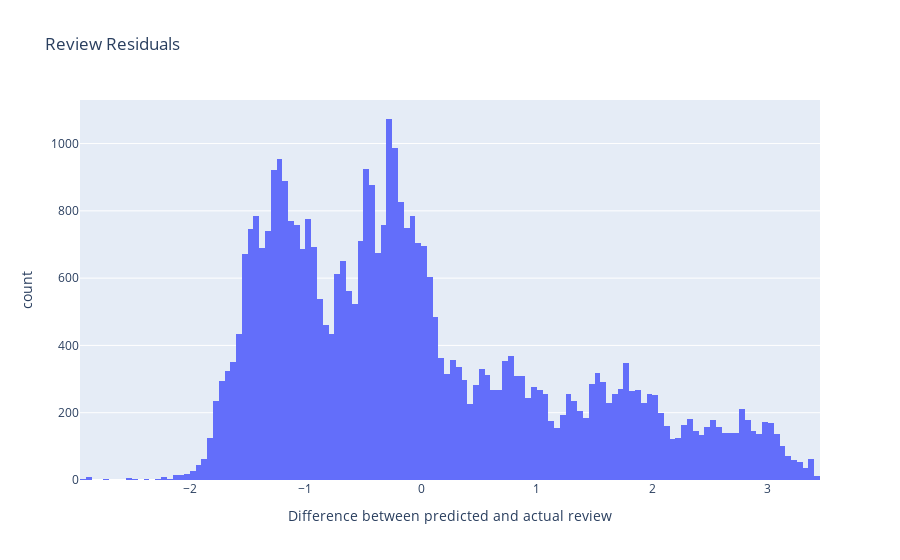

Write notebook code for a chart like this one.
### Code cell
@callback(
    Output('review_residuals', 'figure'),
    Input('features_to_plot', 'value')
)
def make_residual_plot(columns): 
    """
    Makes a bar chart of the correlation between columns
    """
    data = zip(new_columns, model.coef_[0])
    print(data)
    # filter the data by which the column is in the columns
    column_renamer = {
        'average': 'GPA',
        'difficulty': 'Difficulty',
        'hours_per_week': 'Hours Worked Per Week',
        'amount_group': 'Group Work Per Week'
    }
    print("Columns to plot", columns)

    x_labels = []
    y_values = []
    for col, r in data:
        if col in columns:
            x_labels.append(column_renamer.get(col, col))
            y_values.append(r)

    new_df = df
    for col in new_columns:
        if col not in columns:
            new_df[col] = df[col].apply(lambda x: 0)
            print("Zeroing out", col)

    residuals = pd.Series(model.predict(new_df[new_columns]).flatten()) - new_df['instructor_rating']
    residuals = residuals.dropna()
    fig = px.histogram(x=residuals, title="Review Residuals", labels={
        "count": "# of Reviews",
        "x": "Difference between predicted and actual review"
    })

    fig.update_layout(

    )

    # making a plot of reviews
    return fig


make_residual_plot(new_columns)

### Figure 1 — Plotly figure (JSON) as saved in the notebook; plotly's stock layout.template omitted (floating-point values rounded to 4 significant figures; data arrays with more than 128 entries replaced by an {"elided": "..."} marker saying what was removed)
{"data": [{"alignmentgroup": "True", "bingroup": "x", "hovertemplate": "Difference between predicted and actual review=%{x}<br>count=%{y}<extra></extra>", "legendgroup": "", "marker": {"color": "#636efa", "pattern": {"shape": ""}}, "name": "", "offsetgroup": "", "orientation": "v", "showlegend": false, "type": "histogram", "x": {"elided": "40809 float values"}, "xaxis": "x", "yaxis": "y"}], "layout": {"barmode": "relative", "legend": {"tracegroupgap": 0}, "title": {"text": "Review Residuals"}, "xaxis": {"anchor": "y", "domain": [0, 1], "title": {"text": "Difference between predicted and actual review"}}, "yaxis": {"anchor": "x", "domain": [0, 1], "title": {"text": "count"}}}}
